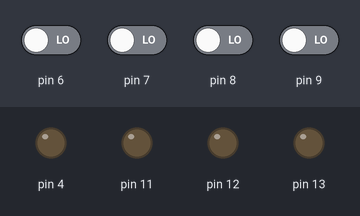
The sketch below on a simulated Arduino Uno, built with avr-gcc and run on an emulated ATmega328P. Shown: output pins drawn as LEDs (lit = HIGH). Inputs (shaded band) come from the test bench; at power-on: pin 6–9 LOW.

Above: at 1.2 s.
1.3 s: pin 6 driven HIGH
At 2.0 s:
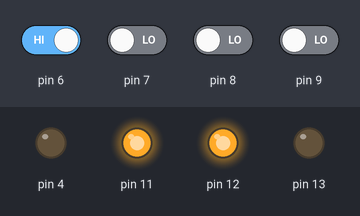
2.8 s: pin 7 driven HIGH
At 3.2 s:
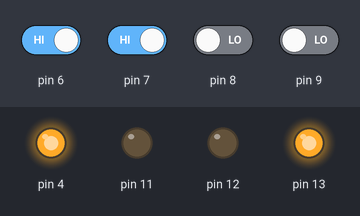
4.3 s: pin 8 driven HIGH
At 5.5 s:
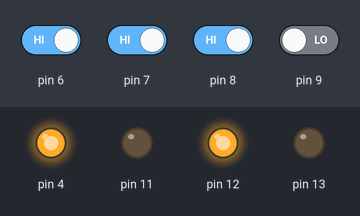
5.8 s: pin 9 driven HIGH
At 6.6 s:
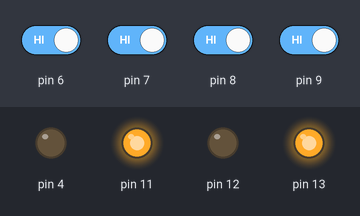
7.3 s: pin 9 driven LOW
At 7.8 s:
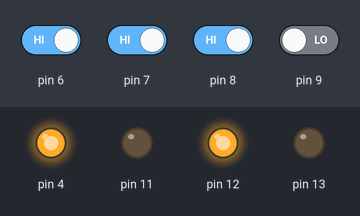
8.8 s: pin 8 driven LOW
At 10.1 s:
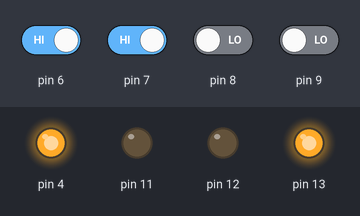
Timing chart, 0 to 11.3 s (numbered marks = the images above; inputs shaded):
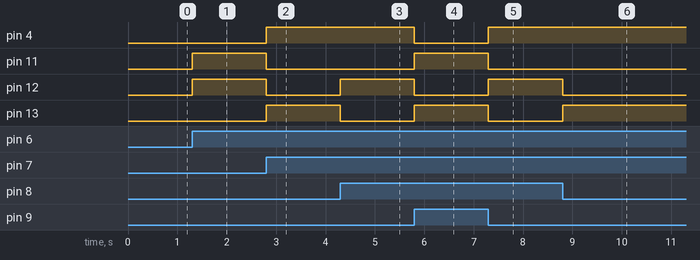

Measured:
- after the input at 1.3 s, pin 11, pin 12: LOW → HIGH at once
- after the input at 2.8 s, pin 4, pin 13: LOW → HIGH at once; pin 11, pin 12: HIGH → LOW at once
- after the input at 4.3 s, pin 12: LOW → HIGH at once; pin 13: HIGH → LOW at once
- after the input at 5.8 s, pin 4, pin 12: HIGH → LOW at once; pin 11, pin 13: LOW → HIGH at once
- after the input at 7.3 s, pin 4, pin 12: LOW → HIGH at once; pin 11, pin 13: HIGH → LOW at once
- after the input at 8.8 s, pin 12: HIGH → LOW at once; pin 13: LOW → HIGH at once

The sketch:

motor.ino
```cpp
int m1f=13;
int m1b=12;
int m2f=11;
int m2b=4;
int sw1f,sw1b,sw2f,sw2b;
void setup() {
  pinMode  (13,OUTPUT);
  pinMode (12,OUTPUT);
  pinMode (11,OUTPUT);
  pinMode (4,OUTPUT);
 pinMode (9,INPUT);
 pinMode (8,INPUT);
  pinMode (7,INPUT);
  pinMode (6,INPUT);
  // put your setup code here, to run once:

}

void loop() {
  sw1f=digitalRead(9);
  sw1b=digitalRead(8);
  sw2f=digitalRead(7);
  sw2b=digitalRead(6);
  if(sw1f==1)
  {
    digitalWrite(13,1);
    digitalWrite(12,0);
    digitalWrite(11,1);
    digitalWrite(4,0);
  }
  else if (sw1b==1)
  {
     digitalWrite(13,0);
    digitalWrite(12,1);
    digitalWrite(11,0);
    digitalWrite(4,1);

  }
  else if (sw2f==1)
  {
    digitalWrite(13,1);
    digitalWrite(12,0);
    digitalWrite(11,0);
    digitalWrite(4,1);
  }
  else if (sw2b==1) {
    digitalWrite(13,0);
    digitalWrite(12,1);
    digitalWrite(11,1);
    digitalWrite(4,0);

  }
  else{
    digitalWrite(13,0);
    digitalWrite(12,0);
    digitalWrite(11,0);
    digitalWrite(4,0);

  }
  // put your main code here, to run repeatedly:

}
```
